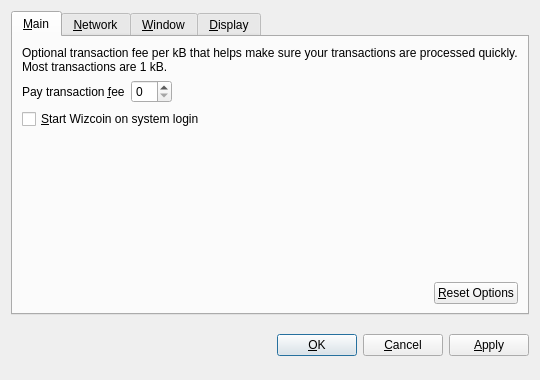
<?xml version="1.0" encoding="UTF-8"?>
<ui version="4.0">
 <class>OptionsDialog</class>
 <widget class="QDialog" name="OptionsDialog">
  <property name="geometry">
   <rect>
    <x>0</x>
    <y>0</y>
    <width>540</width>
    <height>380</height>
   </rect>
  </property>
  <property name="windowTitle">
   <string>Options</string>
  </property>
  <property name="modal">
   <bool>true</bool>
  </property>
  <layout class="QVBoxLayout" name="verticalLayout">
   <item>
    <widget class="QTabWidget" name="tabWidget">
     <property name="tabPosition">
      <enum>QTabWidget::North</enum>
     </property>
     <property name="currentIndex">
      <number>0</number>
     </property>
     <widget class="QWidget" name="tabMain">
      <attribute name="title">
       <string>&amp;Main</string>
      </attribute>
      <layout class="QVBoxLayout" name="verticalLayout_Main">
       <item>
        <widget class="QLabel" name="transactionFeeInfoLabel">
         <property name="text">
          <string>Optional transaction fee per kB that helps make sure your transactions are processed quickly. Most transactions are 1 kB.</string>
         </property>
         <property name="textFormat">
          <enum>Qt::PlainText</enum>
         </property>
         <property name="wordWrap">
          <bool>true</bool>
         </property>
        </widget>
       </item>
       <item>
        <layout class="QHBoxLayout" name="horizontalLayout_1_Main">
         <item>
          <widget class="QLabel" name="transactionFeeLabel">
           <property name="text">
            <string>Pay transaction &amp;fee</string>
           </property>
           <property name="textFormat">
            <enum>Qt::PlainText</enum>
           </property>
           <property name="buddy">
            <cstring>transactionFee</cstring>
           </property>
          </widget>
         </item>
         <item>
          <widget class="BitcoinAmountField" name="transactionFee"/>
         </item>
         <item>
          <spacer name="horizontalSpacer_1_Main">
           <property name="orientation">
            <enum>Qt::Horizontal</enum>
           </property>
           <property name="sizeHint" stdset="0">
            <size>
             <width>40</width>
             <height>20</height>
            </size>
           </property>
          </spacer>
         </item>
        </layout>
       </item>
       <item>
        <widget class="QCheckBox" name="bitcoinAtStartup">
         <property name="toolTip">
          <string>Automatically start Wizcoin after logging in to the system.</string>
         </property>
         <property name="text">
          <string>&amp;Start Wizcoin on system login</string>
         </property>
        </widget>
       </item>
       <item>
        <spacer name="verticalSpacer_Main">
         <property name="orientation">
          <enum>Qt::Vertical</enum>
         </property>
         <property name="sizeHint" stdset="0">
          <size>
           <width>20</width>
           <height>40</height>
          </size>
         </property>
        </spacer>
       </item>
       <item>
        <layout class="QHBoxLayout" name="horizontalLayout_2_Main">
         <item>
          <spacer name="horizontalSpacer_2_Main">
           <property name="orientation">
            <enum>Qt::Horizontal</enum>
           </property>
           <property name="sizeHint" stdset="0">
            <size>
             <width>40</width>
             <height>20</height>
            </size>
           </property>
          </spacer>
         </item>
         <item>
          <widget class="QPushButton" name="resetButton">
           <property name="toolTip">
            <string>Reset all client options to default.</string>
           </property>
           <property name="text">
            <string>&amp;Reset Options</string>
           </property>
           <property name="autoDefault">
            <bool>false</bool>
           </property>
          </widget>
         </item>
        </layout>
       </item>
      </layout>
     </widget>
     <widget class="QWidget" name="tabNetwork">
      <attribute name="title">
       <string>&amp;Network</string>
      </attribute>
      <layout class="QVBoxLayout" name="verticalLayout_Network">
       <item>
        <widget class="QCheckBox" name="mapPortUpnp">
         <property name="toolTip">
          <string>Automatically open the Wizcoin client port on the router. This only works when your router supports UPnP and it is enabled.</string>
         </property>
         <property name="text">
          <string>Map port using &amp;UPnP</string>
         </property>
        </widget>
       </item>
       <item>
        <widget class="QCheckBox" name="connectSocks">
         <property name="toolTip">
          <string>Connect to the Wizcoin network through a SOCKS proxy (e.g. when connecting through Tor).</string>
         </property>
         <property name="text">
          <string>&amp;Connect through SOCKS proxy:</string>
         </property>
        </widget>
       </item>
       <item>
        <layout class="QHBoxLayout" name="horizontalLayout_Network">
         <item>
          <widget class="QLabel" name="proxyIpLabel">
           <property name="text">
            <string>Proxy &amp;IP:</string>
           </property>
           <property name="textFormat">
            <enum>Qt::PlainText</enum>
           </property>
           <property name="buddy">
            <cstring>proxyIp</cstring>
           </property>
          </widget>
         </item>
         <item>
          <widget class="QValidatedLineEdit" name="proxyIp">
           <property name="maximumSize">
            <size>
             <width>140</width>
             <height>16777215</height>
            </size>
           </property>
           <property name="toolTip">
            <string>IP address of the proxy (e.g. 127.0.0.1)</string>
           </property>
          </widget>
         </item>
         <item>
          <widget class="QLabel" name="proxyPortLabel">
           <property name="text">
            <string>&amp;Port:</string>
           </property>
           <property name="textFormat">
            <enum>Qt::PlainText</enum>
           </property>
           <property name="buddy">
            <cstring>proxyPort</cstring>
           </property>
          </widget>
         </item>
         <item>
          <widget class="QLineEdit" name="proxyPort">
           <property name="maximumSize">
            <size>
             <width>55</width>
             <height>16777215</height>
            </size>
           </property>
           <property name="toolTip">
            <string>Port of the proxy (e.g. 9050)</string>
           </property>
          </widget>
         </item>
         <item>
          <widget class="QLabel" name="socksVersionLabel">
           <property name="text">
            <string>SOCKS &amp;Version:</string>
           </property>
           <property name="textFormat">
            <enum>Qt::PlainText</enum>
           </property>
           <property name="buddy">
            <cstring>socksVersion</cstring>
           </property>
          </widget>
         </item>
         <item>
          <widget class="QValueComboBox" name="socksVersion">
           <property name="toolTip">
            <string>SOCKS version of the proxy (e.g. 5)</string>
           </property>
          </widget>
         </item>
         <item>
          <spacer name="horizontalSpacer_Network">
           <property name="orientation">
            <enum>Qt::Horizontal</enum>
           </property>
           <property name="sizeHint" stdset="0">
            <size>
             <width>40</width>
             <height>20</height>
            </size>
           </property>
          </spacer>
         </item>
        </layout>
       </item>
       <item>
        <spacer name="verticalSpacer_Network">
         <property name="orientation">
          <enum>Qt::Vertical</enum>
         </property>
         <property name="sizeHint" stdset="0">
          <size>
           <width>20</width>
           <height>40</height>
          </size>
         </property>
        </spacer>
       </item>
      </layout>
     </widget>
     <widget class="QWidget" name="tabWindow">
      <attribute name="title">
       <string>&amp;Window</string>
      </attribute>
      <layout class="QVBoxLayout" name="verticalLayout_Window">
       <item>
        <widget class="QCheckBox" name="minimizeToTray">
         <property name="toolTip">
          <string>Show only a tray icon after minimizing the window.</string>
         </property>
         <property name="text">
          <string>&amp;Minimize to the tray instead of the taskbar</string>
         </property>
        </widget>
       </item>
       <item>
        <widget class="QCheckBox" name="minimizeOnClose">
         <property name="toolTip">
          <string>Minimize instead of exit the application when the window is closed. When this option is enabled, the application will be closed only after selecting Quit in the menu.</string>
         </property>
         <property name="text">
          <string>M&amp;inimize on close</string>
         </property>
        </widget>
       </item>
       <item>
        <spacer name="verticalSpacer_Window">
         <property name="orientation">
          <enum>Qt::Vertical</enum>
         </property>
         <property name="sizeHint" stdset="0">
          <size>
           <width>20</width>
           <height>40</height>
          </size>
         </property>
        </spacer>
       </item>
      </layout>
     </widget>
     <widget class="QWidget" name="tabDisplay">
      <attribute name="title">
       <string>&amp;Display</string>
      </attribute>
      <layout class="QVBoxLayout" name="verticalLayout_Display">
       <item>
        <layout class="QHBoxLayout" name="horizontalLayout_1_Display">
         <item>
          <widget class="QLabel" name="langLabel">
           <property name="text">
            <string>User Interface &amp;language:</string>
           </property>
           <property name="textFormat">
            <enum>Qt::PlainText</enum>
           </property>
           <property name="buddy">
            <cstring>lang</cstring>
           </property>
          </widget>
         </item>
         <item>
          <widget class="QValueComboBox" name="lang">
           <property name="toolTip">
            <string>The user interface language can be set here. This setting will take effect after restarting Wizcoin.</string>
           </property>
          </widget>
         </item>
        </layout>
       </item>
       <item>
        <layout class="QHBoxLayout" name="horizontalLayout_2_Display">
         <item>
          <widget class="QLabel" name="unitLabel">
           <property name="text">
            <string>&amp;Unit to show amounts in:</string>
           </property>
           <property name="textFormat">
            <enum>Qt::PlainText</enum>
           </property>
           <property name="buddy">
            <cstring>unit</cstring>
           </property>
          </widget>
         </item>
         <item>
          <widget class="QValueComboBox" name="unit">
           <property name="toolTip">
            <string>Choose the default subdivision unit to show in the interface and when sending coins.</string>
           </property>
          </widget>
         </item>
        </layout>
       </item>
       <item>
        <widget class="QCheckBox" name="displayAddresses">
         <property name="toolTip">
          <string>Whether to show Wizcoin addresses in the transaction list or not.</string>
         </property>
         <property name="text">
          <string>&amp;Display addresses in transaction list</string>
         </property>
        </widget>
       </item>
       <item>
        <widget class="QCheckBox" name="coinControlFeatures">
         <property name="toolTip">
          <string>Whether to show coin control features or not.</string>
         </property>
         <property name="text">
          <string>Display coin &amp;control features (experts only!)</string>
         </property>
        </widget>
       </item>
       <item>
        <spacer name="verticalSpacer_Display">
         <property name="orientation">
          <enum>Qt::Vertical</enum>
         </property>
         <property name="sizeHint" stdset="0">
          <size>
           <width>20</width>
           <height>40</height>
          </size>
         </property>
        </spacer>
       </item>
      </layout>
     </widget>
    </widget>
   </item>
   <item>
    <layout class="QHBoxLayout" name="horizontalLayout_Buttons">
     <item>
      <spacer name="horizontalSpacer_1">
       <property name="orientation">
        <enum>Qt::Horizontal</enum>
       </property>
       <property name="sizeHint" stdset="0">
        <size>
         <width>40</width>
         <height>48</height>
        </size>
       </property>
      </spacer>
     </item>
     <item>
      <widget class="QLabel" name="statusLabel">
       <property name="font">
        <font>
         <weight>75</weight>
         <bold>true</bold>
        </font>
       </property>
       <property name="text">
        <string/>
       </property>
       <property name="textFormat">
        <enum>Qt::PlainText</enum>
       </property>
       <property name="wordWrap">
        <bool>true</bool>
       </property>
      </widget>
     </item>
     <item>
      <spacer name="horizontalSpacer_2">
       <property name="orientation">
        <enum>Qt::Horizontal</enum>
       </property>
       <property name="sizeHint" stdset="0">
        <size>
         <width>40</width>
         <height>48</height>
        </size>
       </property>
      </spacer>
     </item>
     <item>
      <widget class="QPushButton" name="okButton">
       <property name="text">
        <string>&amp;OK</string>
       </property>
      </widget>
     </item>
     <item>
      <widget class="QPushButton" name="cancelButton">
       <property name="text">
        <string>&amp;Cancel</string>
       </property>
       <property name="autoDefault">
        <bool>false</bool>
       </property>
      </widget>
     </item>
     <item>
      <widget class="QPushButton" name="applyButton">
       <property name="text">
        <string>&amp;Apply</string>
       </property>
       <property name="autoDefault">
        <bool>false</bool>
       </property>
      </widget>
     </item>
    </layout>
   </item>
  </layout>
 </widget>
 <customwidgets>
  <customwidget>
   <class>BitcoinAmountField</class>
   <extends>QSpinBox</extends>
   <header>bitcoinamountfield.h</header>
  </customwidget>
  <customwidget>
   <class>QValueComboBox</class>
   <extends>QComboBox</extends>
   <header>qvaluecombobox.h</header>
  </customwidget>
  <customwidget>
   <class>QValidatedLineEdit</class>
   <extends>QLineEdit</extends>
   <header>qvalidatedlineedit.h</header>
  </customwidget>
 </customwidgets>
 <resources/>
 <connections/>
</ui>
